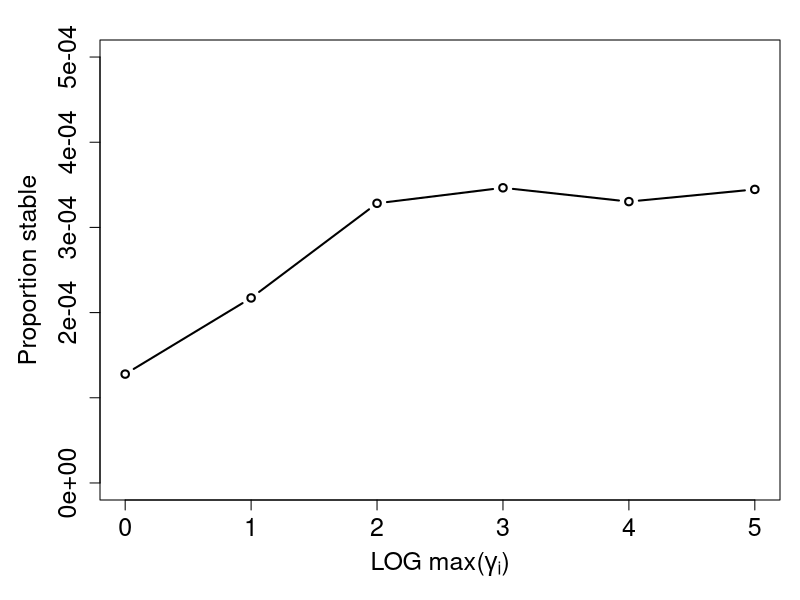
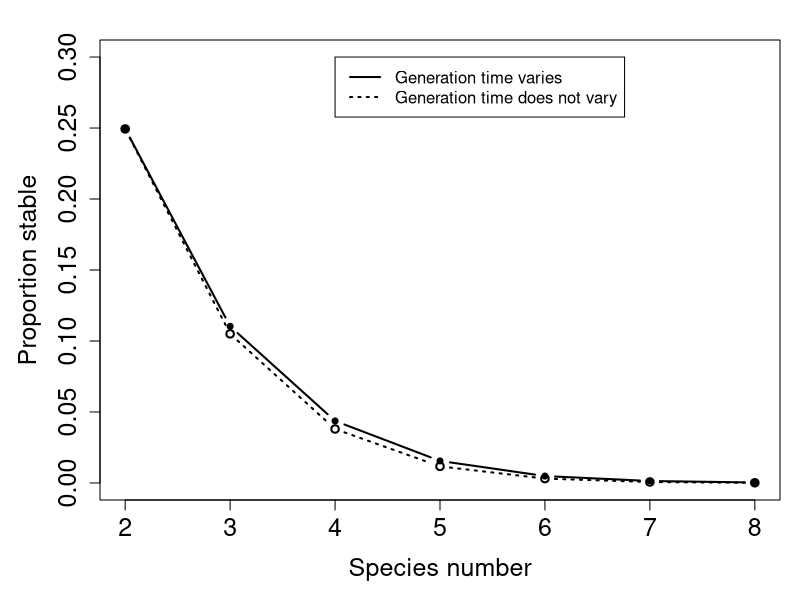
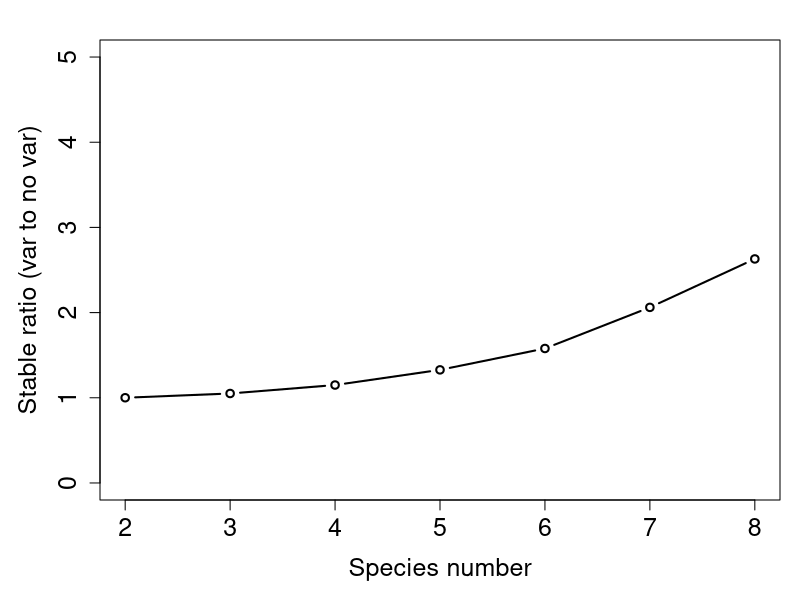
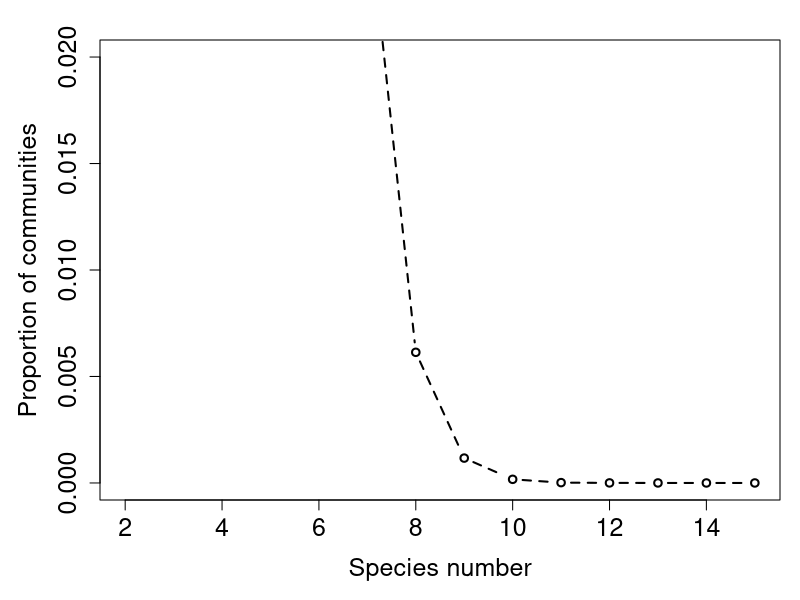

Reproduce these figures in R, in order. (Note: this script raises an error after producing the figures.)
## ---- chunk 1
mag_var <- read.table(file = "var_gen_mag.csv", header = TRUE, sep = ",");
stabi_3 <- mag_var[,3] / 10000000;
par(mar = c(5, 5, 2, 1));
plot(x = log10(mag_var[,1]), y = stabi_3, type = "b", lwd = 2, ylim = c(0, 0.0005),
     xlab = expression(paste("LOG max(",gamma[i],")")), ylab = "Proportion stable",
     cex.axis = 1.5, cex.lab = 1.5, lty = "solid");
## ---- chunk 2
gen_var <- read.table(file = "dif_sp_gen_var.csv", header = TRUE, sep = ",");
stabi_1 <- gen_var[,2] / 1000000;
stabi_2 <- gen_var[,3] / 1000000;
par(mar = c(5, 5, 2, 1));
plot(x = gen_var[,1], y = stabi_1, type = "b", lwd = 2, ylim = c(0, 0.3),
     xlab = "Species number", ylab = "Proportion stable",
     cex.axis = 1.5, cex.lab = 1.5, lty = "dotted");
points(x = gen_var[,1], y = stabi_2, type = "b", lwd = 2, ylim = c(0, 0.3),
       lty = "solid", pch = 20);
legend(x = 4, y = 0.3, lwd = 2,
       legend = c("Generation time varies", "Generation time does not vary"),
       lty = c("solid", "dotted"));
## ---- chunk 3
par(mar = c(5, 5, 2, 1));
plot(x = gen_var[,1], y = stabi_2 / stabi_1, type = "b", lwd = 2, ylim = c(0, 5),
     xlab = "Species number", ylab = "Stable ratio (var to no var)",
     cex.axis = 1.5, cex.lab = 1.5, lty = "solid");
## ---- chunk 4
gen_var     <- read.table(file = "full_data.csv", header = TRUE, sep = ",");
unstable    <- gen_var[,2] / 1000000;
stable      <- gen_var[,3] / 1000000;
destablised <- gen_var[,4] / 1000000;
stabilised  <- gen_var[,5] / 1000000;
par(mar = c(5, 5, 2, 1));
plot(x = gen_var[,1], y = destablised, type = "b", lwd = 2, ylim = c(0, 0.02),
     xlab = "Species number", ylab = "Proportion of communities",
     cex.axis = 1.5, cex.lab = 1.5, lty = "dashed");
polygon(x = c(gen_var[,1], rev(gen_var[,1]), -1), y = c(stable, rep(-1, 8)), 
        col = "grey", border = NA);
box();
points(x = gen_var[,1], y = destablised, type = "b", lwd = 2, lty = "dashed");
points(x = gen_var[,1], y = stabilised, type = "b", lwd = 2, ylim = c(0, 0.02),
       lty = "solid", pch = 20);
legend(x = 5.25, y = 0.02, lwd = 2, cex = 1.25,
       legend = c("Stabilised", "Destabilised"),
       lty = c("solid", "dashed"));
## ---- chunk 5
random_comm <- function(dm = 2, iter = 10000){
    stabilised_fastevo <- NULL;
    unstabled_fastevo  <- NULL;
    nn           <- dm * dm;
    tot_stabled  <- 0;
    tot_ustabled <- 0;
    tot_eco_stab <- 0;
    stabilised_fastevo <- NULL;
    unstabled_fastevo  <- NULL;
    while(iter > 0){
        stabilised   <- 0;
        unstabilised <- 0;
        Adat <- runif(n = nn, min = -4, max = 4);
        Bdat <- runif(n = nn, min = -4, max = 4);
        Cdat <- runif(n = nn, min = -4, max = 4);
        A    <- matrix(data = Adat, nrow = dm, ncol = dm);
        B    <- matrix(data = Bdat, nrow = dm, ncol = dm);
        C    <- matrix(data = Cdat, nrow = dm, ncol = dm);
        egD  <- 1;
        while(egD >= 0){
             Ddat <- runif(n = nn, min = -4, max = 4);
             D    <- matrix(data = Ddat, nrow = dm, ncol = dm);
             egD  <- max(Re(eigen(D)$values))
        }
        eco_stable       <- max(Re(eigen(A)$values)) < 0;
        slow_evo_maxE    <- max(Re(eigen(A + B %*% solve(D) %*% (-C))$values));
        stable_fast_evo  <- slow_evo_maxE < 0;
        if(eco_stable == FALSE & stable_fast_evo == TRUE){
            list_ele <- length(stabilised_fastevo$A) + 1;
            stabilised_fastevo$A[[list_ele]] <- A;
            stabilised_fastevo$B[[list_ele]] <- B;
            stabilised_fastevo$C[[list_ele]] <- C;
            stabilised_fastevo$D[[list_ele]] <- D;
            stabilised   <- 1;
        }
        if(eco_stable == TRUE & stable_fast_evo == FALSE){
            list_ele <- length(unstabled_fastevo$A) + 1;
            unstabled_fastevo$A[[list_ele]] <- A;
            unstabled_fastevo$B[[list_ele]] <- B;
            unstabled_fastevo$C[[list_ele]] <- C;
            unstabled_fastevo$D[[list_ele]] <- D;
            unstabilised   <- 1;
        }
        if(stabilised == 1){
            tot_stabled <- tot_stabled + 1;
        }
        if(unstabilised == 1){
            tot_ustabled <- tot_ustabled + 1;
        }
        if(eco_stable == TRUE){
            tot_eco_stab <- tot_eco_stab + 1;
        }
        iter <- iter - 1;
    }
    results <- list(ecologically_stable = tot_eco_stab, 
                    stabilised = tot_stabled, destabilised = tot_ustabled,
                    stabilised_all   = stabilised_fastevo, 
                    destabilised_all = unstabled_fastevo);
    return(results);
}
## ---- chunk 6
dat       <- read.table(file = "rand_sims.txt", header = TRUE);
species   <- dat[,1];
pr_stable <- dat[,2] / (dat[,2] + dat[,4]);
par(mar = c(5, 5, 2, 1));
plot(x = species, y = pr_stable, type = "b", lwd = 2, ylim = c(0, 1),
     xlab = "Species number", ylab = "Proportion stable (n)",
     cex.axis = 1.5, cex.lab = 1.5);
## ---- chunk 7
pr_destabilised <- dat[,3] / dat[,2];
par(mar = c(5, 5, 2, 1));
plot(x = species, y = pr_destabilised, type = "b", lwd = 2, ylim = c(0, 1),
     xlab = "Species number", ylab = "Proportion destabilised",
     cex.axis = 1.5, cex.lab = 1.5);
## ---- chunk 8
pr_stabilised <- dat[,5] / dat[,4];
par(mar = c(5, 5, 2, 1));
plot(x = species, y = pr_stabilised, type = "b", lwd = 2, ylim = c(0, 1),
     xlab = "Species number", ylab = "Proportion stabilised",
     cex.axis = 1.5, cex.lab = 1.5);
